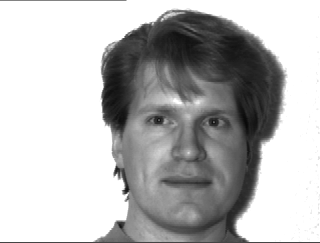
#> input picture dataset/train_images/subject01.centerlight.jpg, 320 x 243 px; its folder holds only this picture in this run
$ jupyter execute --allow-errors group3_faces_report.ipynb
#> lines starting #> are read from the running program, lines starting #| are printed output that depends on the picture
Mathematics for AI Assignment

Group 3

<!-- table -->

| Name                   | ID          |
| ---------------------- | ----------- |
| Yanet Mekuria Guangul  | UGR/7313/13 |
| Feven Tesfaye Tilahun  | UGR/7905/13 |
| Gelila Moges Shenkutie | UGR/5888/13 |
| Amanuel Beyene Reta    | UGR/1157/13 |
| Gedion Ezra Abate      | UGR/0448/13 |
| Nathnael Dereje Arega  | UGR/8587/13 |

# Eigenfaces Face Recognition

## Importing Libraries

[cell 1]
import glob
import os
import numpy as np
import matplotlib.image as mpimg
import matplotlib.pyplot as plt

## Read Images
Load the train dataset and read images for training.

[cell 2]
path_to_images = "/dataset/train_images/*.*.jpg"  # path to the training images
path = os.getcwd()
images_path =  glob.glob(path + path_to_images)

# form a dictionary of images with the key as the image name
images = [mpimg.imread(file) for file in images_path]
#> images = 1 item

# read the images
print("Number of images: ", len(images))
#| Number of images:  1
print("Shape of the images: ", images[0].shape)
#| Shape of the images:  (243, 320)

## Crop Images

Resize images to make them N x N, where N is 130 in this case.

[cell 3]
# crop the images into an N x N square
dimensions = (80, 210, 120, 250)
startx, endx, starty, endy = dimensions

# crop the images
images_cropped = [image[startx:endx, starty:endy] for image in images]
#> images_cropped = 1 item

# make room for all the images
fig, ax = plt.subplots(1, 2)

random_image = np.random.randint(0, len(images))
#> random_image = 0

# plot the original image
ax[0].imshow(images[random_image], cmap="gray")
ax[0].set_title("Original Image")

# plot the cropped image
ax[1].imshow(images_cropped[random_image], cmap="gray")
ax[1].set_title("Cropped Image")

# display the plot
plt.show()
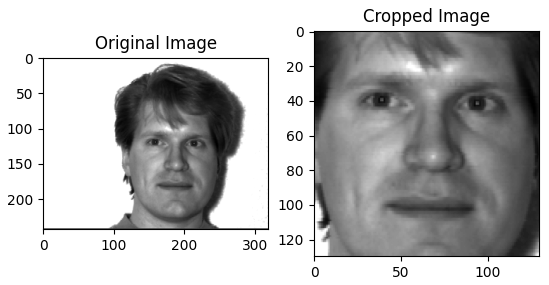
#> figure drawn by matplotlib, 2 panels

print("Original Dimension", images[0].shape)
#| Original Dimension (243, 320)
print("Cropped Dimension", images_cropped[0].shape)
#| Cropped Dimension (130, 130)

## Flatten the images

[cell 4]
# Now we flatten the images
images_flattened = [image.flatten() for image in images_cropped]
#> images_flattened = 1 item

# vectorize
images_flattened = np.array(images_flattened)

print("Dimension of the flattened image: ", images_flattened[0].shape)
#| Dimension of the flattened image:  (16900,)

## Compute Mean Face and Subtract from each image

[cell 5]
# Now we normalize the images
mean_face = images_flattened.mean(axis=0)
#> mean_face = 16900 values, max 255 at index 2654, min 9 at index 5585, mean 117.6

# subtract the mean face from the images
images_normalized = images_flattened - mean_face

## Computing Covariance

Instead of computing the covariance matrix of the normal images, we can compute for the transpose of the matrix. This is because the covariance matrix of a matrix and its transpose are the same. This is also more efficient since the matrix is smaller.

[cell 6]
# Now we compute the covariance matrix: here instead of the normal covariance matrix,
# we use the transpose of the matrix

covariance_matrix = np.cov(images_normalized.T, rowvar=False)
#> covariance_matrix = 0
print(covariance_matrix.shape)

## Compute Eigenvalues and Eigenvectors

#> (a cell that did not finish here is left out)

## Select the top k eigenvectors

[cell 8]
# Select the top K eigenvectors
K = 100

# select the top K eigenvectors by eigenvalues
#> (the rest of this cell did not finish here and is left out)

## Project the data onto the eigenvectors

This step will reduce the dimensionality of the data, the images in this case, from 130 x 130 to k x 1, where k is the number of eigenvectors selected.

> Now we project the images into the eigenspace, which is spanned by the eigenvectors. This is done by taking the dot product of the eigenvectors and the mean-subtracted images. This will give us the coordinates of the images in the eigenspace.

> Representing the images as a linear combination of the eigenvectors is called projecting the images into the eigenspace.

#> (a cell that did not finish here is left out)

## Testing / Recognizing new images
Now we can test the algorithm by feeding it a new image and see if it can recognize it.
If the image is not in the training set, it will return the closest image in the training set.

[cell 10]
# load and flatten the test images
test_images = glob.glob(path + "/dataset/test_images/*.*.jpg")  # path to the test images

test_images = [mpimg.imread(image) for image in test_images]
print("Number of test images: ", len(test_images))

# crop the images
test_images_cropped = [image[startx:endx, starty:endy] for image in test_images]

# flatten the images
test_images_flattened = [image.flatten() for image in test_images_cropped]

# vectorize
test_images_flattened = np.array(test_images_flattened)

# subtract the mean face
#> (the rest of this cell did not finish here and is left out)

#> (a cell that did not finish here is left out)

## Accuracy
From 11 test images, which contained 10 subjects that are actually in the training set and 1 subject that is not in the training set, the algorithm was able to correctly identify 9 of them.

It identified the subject that is not in the training set and returned Couldn't find the image.
On the other hand it returned can't find matching image for 2 images, although they were found in the training set, because their minimum euclidean distance was higher than the threshold. The accuracy of the algorithm is 81%.

> Accuracy: 0.81 (81%)

# Fisherfaces Face Recognition

[cell 12]
import glob
import os
import numpy as np
from collections import defaultdict
import matplotlib.image as mpimg
import matplotlib.pyplot as plt
from collections import Counter

## Read Images

Load the training images from training dataset.

[cell 13]
path_to_images = "/dataset/train_images/*.*.jpg"  # path to the training images
path = os.getcwd()
images_path =  glob.glob(path + path_to_images)

IMG_CLASS = defaultdict(list)
LABELS = {}

for idx, image_name in enumerate(images_path):
    person_name = image_name.split("/")[-1].split("\\")[-1].split(".")[0]
    IMG_CLASS[person_name].append(idx)
    LABELS[idx] = person_name

raw_images = [mpimg.imread(file) for file in images_path]
#> raw_images = 1 item

## Crop Images
Resize images to make them N X N, where N is 130.

[cell 14]
# crop the images into an N x N square
dimensions = (80, 210, 120, 250)
startx, endx, starty, endy = dimensions

# crop the images
images = [image[startx:endx, starty:endy] for image in raw_images]

# cropped image
# make room for all the images
fig, ax = plt.subplots(1, 2)

random_image = np.random.randint(0, len(raw_images))

# plot the original image
ax[0].imshow(raw_images[random_image], cmap="gray")
ax[0].set_title("Original Image")

# plot the cropped image
ax[1].imshow(images[random_image], cmap="gray")
ax[1].set_title("Cropped Image")

# display the plot
plt.show()

print("Original Dimension", images[0].shape)
#| Original Dimension (130, 130)
print("Cropped Dimension", images[0].shape)
#| Cropped Dimension (130, 130)

# from now on we'll work on the cropped images
images = np.array(images)

[cell 15]
def show_images(images):
    fig, ax = plt.subplots(len(IMG_CLASS), 10, figsize=(20, 20))

    for row, person in enumerate(IMG_CLASS):
        row -= 1
        for idx in IMG_CLASS[person]:
            image = images[idx]

            idx %= 10
            ax[row][idx].imshow(image.reshape(130, 130), cmap="gray")
            ax[row][idx].set_title(person)
            ax[row][idx].axis("off")

    plt.show()

## Flatten the images

[cell 16]
flattend_images = [np.array(image).flatten() for image in images]
#> flattend_images = 1 item
flattend_images = np.array(flattend_images)

print("Dimension of the flattened image: ", flattend_images.shape)
#| Dimension of the flattened image:  (1, 16900)

## Compute the average face for all persons

[cell 17]
# computing the average face for all images
avg_face = np.mean(flattend_images, axis=0)
#> avg_face has the same summary as mean_face

# Compute average face for each person

[cell 18]
class_mean = {}

# for each person calculate the mean face
for person in IMG_CLASS:
    person_images = []
    for idx in IMG_CLASS[person]:
        person_images.append(images[idx].flatten())

    class_mean[person] = np.mean(person_images, axis=0)
#> after the loop, class_mean = 1 item

## Subtract the mean person face from each image

[cell 19]
for person_name in IMG_CLASS:
    for img_idx in IMG_CLASS[person_name]:
        flattend_images[img_idx] = flattend_images[img_idx] - class_mean[person_name]
#> after the loop in show_images, `for row, person in enumerate(IMG_CLASS):`: idx = 0

#> (the rest of this cell did not finish here and is left out)

## Calculate per person (per class) scatter matrices

[cell 20]
def calc_scatter_mat(images, class_mean, avg_face):
    Sw = np.zeros((images.shape[1], images.shape[1]))
    Sb = np.zeros((images.shape[1], images.shape[1]))

    for person in IMG_CLASS:
        scatter_val = np.zeros((images.shape[1], images.shape[1]))

        for idx in IMG_CLASS[person]:
            image = images[idx]
            scatter_val += np.dot(image, image.T)

        Sw += scatter_val
        mean_scatter_val = class_mean[person] - avg_face
        Sb += np.dot(mean_scatter_val, mean_scatter_val.T) * len(IMG_CLASS[person])
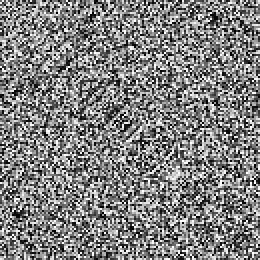
#> Sw: shape (130, 130) float64 (shown 2 times larger); min 0, max 255, mean 128.2
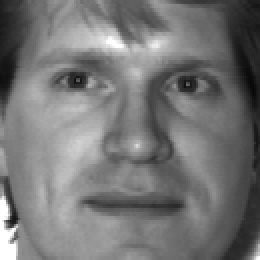
#> image: shape (130, 130) (shown 2 times larger); min 9, max 255, mean 117.6

    return Sw, Sb


Sw, Sb = calc_scatter_mat(images, class_mean, avg_face)
print("Sw shape: {}, Sb shape: {}".format(Sw.shape, Sb.shape))
#| Sw shape: (130, 130), Sb shape: (130, 130)

## Solving The Problem

[cell 21]
# matrix for holding s_w^-1 * s_b
problem = np.linalg.inv(Sw.T).dot(Sb.T)

U, S, _ = np.linalg.svd(problem)
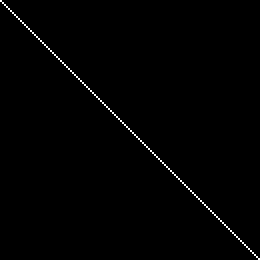
#> U: shape (130, 130) float64 (shown 2 times larger); values 0 (black) and 1 (white), 0.77% white in thin lines or dots
#> S = 130 values from 0 to 0

print(f'Shape of the decomposed vectors : {U.shape}')
#| Shape of the decomposed vectors : (130, 130)

# put the eigenvectors and eigenvalues in pair : (eigenvalue , eigenvector)
eigen_pairs = [(np.abs(S[i]), U[:, i]) for i in range(len(S))]
#> eigen_pairs = 130 items

# sort the eigenpairs
eigen_pairs.sort(key=lambda element: element[0], reverse=True)

## K Significant Eigenfaces

[cell 22]
# sum of the total eigen values
total = np.array([pair[0] for pair in eigen_pairs])
#> total = 130 values from 0 to 0
total = total.sum()
#> total = 0


# select the importat eigenvector
selectedVectors = np.array([eigen_pairs[i][1] for i in range(len(eigen_pairs))])

print(f'Shape of selected K components : {selectedVectors.shape}')
#| Shape of selected K components : (130, 130)

## Project test images onto the LDA subspace

[cell 23]
images_in_lda_space = np.dot(images, selectedVectors.T)

## Testing / Recognizing new Images
For fisherfaces, we use the nearest neighbor classifier with Euclidean distance metric to recognize new faces.

[cell 24]
test_images = glob.glob(path + "/dataset/test_images/*.*.jpg")

actual_test_image_label = {}

for idx, image_name in enumerate(test_images):
    person_name = image_name.split("/")[-1].split("\\")[-1].split(".")[0]
    actual_test_image_label[idx] = person_name

test_images = [mpimg.imread(file) for file in test_images]
print("Number of test images: ", len(test_images))

test_images_cropped = [image[startx:endx, starty:endy] for image in test_images]
test_images_flattened = [image.flatten() for image in test_images_cropped]
test_images_flattened = np.array(test_images_flattened)

flattened_avg_face  = avg_face.flatten()
#> flattened_avg_face has the same summary as mean_face
#> (the rest of this cell did not finish here and is left out)

$ run again, on dataset/train_images/subject01.noglasses.jpg
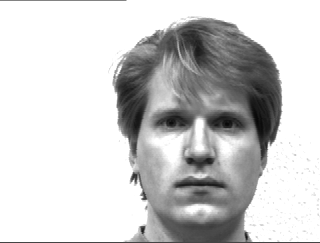
#> input picture dataset/train_images/subject01.noglasses.jpg, 320 x 243 px
#> images = 1 item
#| Number of images:  1
#| Shape of the images:  (243, 320)
#> random_image = 0
#> `plt.show()`:
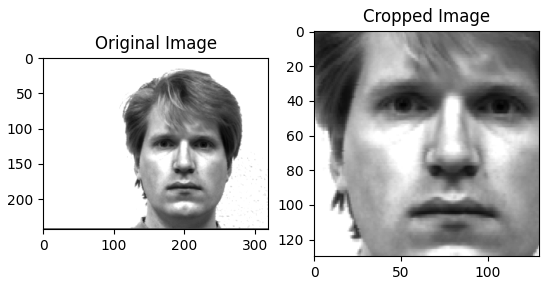
#> figure drawn by matplotlib, 2 panels
#| Original Dimension (243, 320)
#| Cropped Dimension (130, 130)
#> images_flattened = 1 item
#| Dimension of the flattened image:  (16900,)
#> mean_face = 16900 values, max 255 at index 5278, min 8 at index 5696, mean 150.7
#> covariance_matrix = 0
#> raw_images = 1 item
#| Original Dimension (130, 130)
#| Cropped Dimension (130, 130)
#| Dimension of the flattened image:  (1, 16900)
#> avg_face has the same summary as mean_face
#> after the loop in show_images, `for row, person in enumerate(IMG_CLASS):`: idx = 0
#> after the loop in calc_scatter_mat, `for person in IMG_CLASS:`:
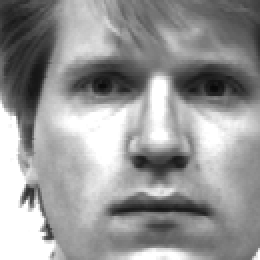
#> image: shape (130, 130) (shown 2 times larger); min 8, max 255, mean 150.7
#| Sw shape: (130, 130), Sb shape: (130, 130)
#> U: shape (130, 130) float64; values 0 (black) and 1 (white), 0.77% white in thin lines or dots
#> S = 130 values from 0 to 0
#| Shape of the decomposed vectors : (130, 130)
#> eigen_pairs = 130 items
#> `total = np.array([pair[0] for pair in eigen_pairs])`: total = 130 values from 0 to 0
#> `total = total.sum()`: total = 0
#| Shape of selected K components : (130, 130)
#> flattened_avg_face has the same summary as mean_face

$ run again, on dataset/train_images/subject01.sad.jpg
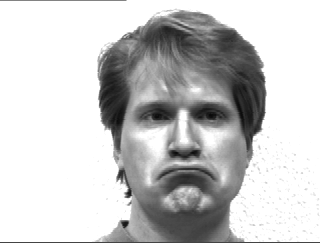
#> input picture dataset/train_images/subject01.sad.jpg, 320 x 243 px
#> images = 1 item
#| Number of images:  1
#| Shape of the images:  (243, 320)
#> random_image = 0
#> `plt.show()`:
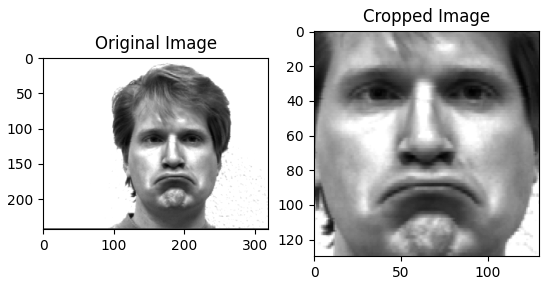
#> figure drawn by matplotlib, 2 panels
#| Original Dimension (243, 320)
#| Cropped Dimension (130, 130)
#> images_flattened = 1 item
#| Dimension of the flattened image:  (16900,)
#> mean_face = 16900 values, max 255 at index 1248, min 9 at index 4640, mean 144.9
#> covariance_matrix = 0
#> raw_images = 1 item
#| Original Dimension (130, 130)
#| Cropped Dimension (130, 130)
#| Dimension of the flattened image:  (1, 16900)
#> avg_face has the same summary as mean_face
#> after the loop in show_images, `for row, person in enumerate(IMG_CLASS):`: idx = 0
#> after the loop in calc_scatter_mat, `for person in IMG_CLASS:`:
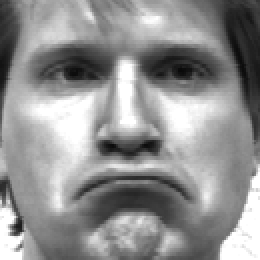
#> image: shape (130, 130) (shown 2 times larger); min 9, max 255, mean 144.9
#| Sw shape: (130, 130), Sb shape: (130, 130)
#> U: shape (130, 130) float64; values 0 (black) and 1 (white), 0.77% white in thin lines or dots
#> S = 130 values from 0 to 0
#| Shape of the decomposed vectors : (130, 130)
#> eigen_pairs = 130 items
#> `total = np.array([pair[0] for pair in eigen_pairs])`: total = 130 values from 0 to 0
#> `total = total.sum()`: total = 0
#| Shape of selected K components : (130, 130)
#> flattened_avg_face has the same summary as mean_face
